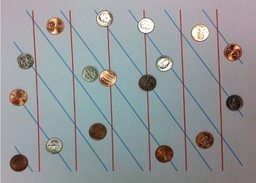
#> input picture Project 3/Task3/hough.jpg, 256 x 183 px, shrunk from 666 x 477 before the run
$ python sobel.py
#> lines starting #> are read from the running program, lines starting #| are printed output that depends on the picture; after the words box and inside, x2 and y2 are one past the last pixel; in counts of white or black regions, pixels touching at a corner belong together
import cv2
import numpy as np
import os


def _intensify(img):
    """
    """
    for i, row in enumerate(img):
        for j, ele in enumerate(row):
            if ele >= 0.2:
                img[i][j] = 255
            if ele < 0.2:
                img[i][j] = 0

def _sobel_filter(sobel, img, rad):
    h, w = img.shape
    res = np.asarray([[0.0 for col in range(w)]
                      for row in range(h)])

    for x in range(rad, h-rad):
        for y in range(rad, w-rad):
            _sum = 0
            for i in range(0, (rad*2)+1):
                for j in range(0, (rad*2)+1):
                    _sum += sobel[i][j] * img[x-rad+i][y-rad+j]

            res[x][y] = _sum
    return (res)


def _sobel_edge_detection(img):
    # Sobel Kernels along x and y directions
    sobel_x = [[-1, 0, 1], [-2, 0, 2], [-1, 0, 1]]
    sobel_y = [[-1, -2, -1], [0, 0, 0], [1, 2, 1]]

    # Edge along x directions
    edge_x = _sobel_filter(sobel_x, img, 1)

    # Edge along x directions
    edge_y = _sobel_filter(sobel_y, img, 1)
    return(edge_x, edge_y)


def sobel(img):
    """
    """
    edge_x, edge_y = _sobel_edge_detection(img)

    mag = np.sqrt(edge_x ** 2 + edge_y ** 2)
    mag /= np.max(mag)
    _intensify(mag)
    return (mag)


if __name__ == '__main__':

    img = cv2.imread("./hough.jpg", 0)
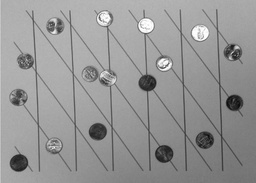
#> img: shape (183, 256); min 11, max 255, mean 150
    mag = sobel(img)
#> after the loop in _sobel_filter, `for x in range(rad, h-rad):`:
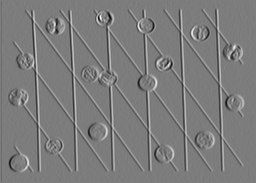
#> res: shape (183, 256) float64; min -572, max 594, mean -1.4; drawn with min black and max white
#> call 2 of _sobel_filter, with rad = 1
#> after the loop in _sobel_filter (call 2), `for x in range(rad, h-rad):`:
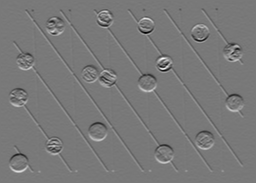
#> res: shape (183, 256) float64; min -606, max 665, mean -1.7; drawn with min black and max white
#> in sobel, `mag = np.sqrt(edge_x ** 2 + edge_y ** 2)`:
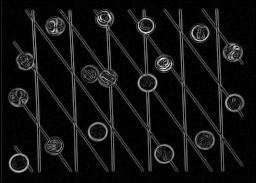
#> mag: shape (183, 256) float64; min 0, max 682.4, mean 49.9; drawn with min black and max white
#> after the loop in _intensify, `for i, row in enumerate(img):`:
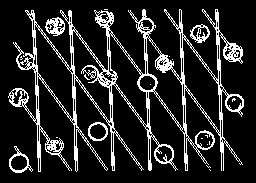
#> img: shape (183, 256) float64; 14.8% white in thin lines or dots, all inside (x1, y1, x2, y2) = (8, 9, 244, 173)
    # cv2.imshow('Magnitude', mag)
    # cv2.waitKey(0)
    # cv2.destroyAllWindows()
